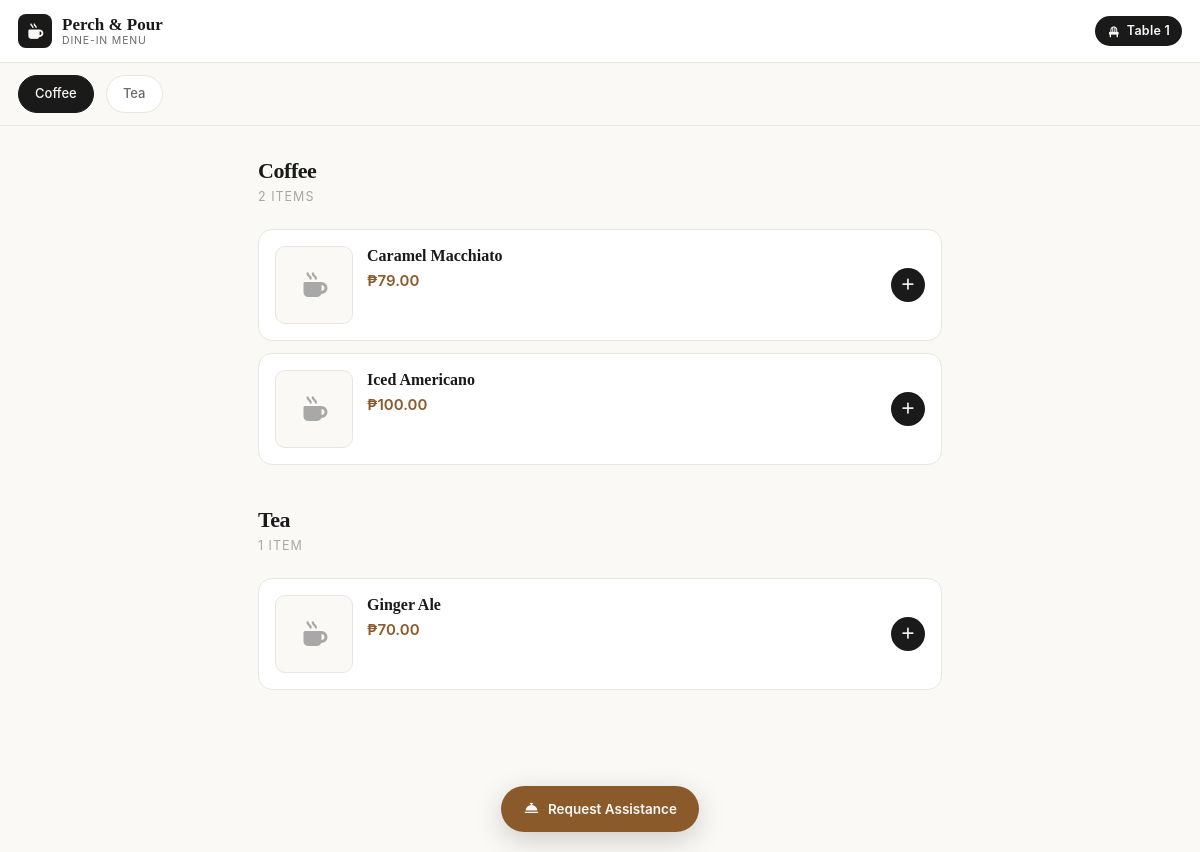
Screenshot of /qrcode.php?table=TABLE-5106BE6AA861 with the database file from the repository.
### tables this page shows
CREATE TABLE `tables` (
  `table_id` int(11) NOT NULL,
  `table_number` varchar(20) NOT NULL,
  `qr_code` varchar(64) NOT NULL,
  `created_at` timestamp NOT NULL DEFAULT current_timestamp()
);

CREATE TABLE `menu_items` (
  `item_id` int(11) NOT NULL,
  `item_name` varchar(100) NOT NULL,
  `category` enum('Coffee','Tea','Soda','Fruit Juice','Milk') NOT NULL,
  `price` decimal(8,2) NOT NULL,
  `image` varchar(255) DEFAULT NULL,
  `is_available` tinyint(1) NOT NULL DEFAULT 1,
  `has_size` tinyint(1) NOT NULL DEFAULT 0,
  `has_sweetness` tinyint(1) NOT NULL DEFAULT 0,
  `has_milk_type` tinyint(1) NOT NULL DEFAULT 0,
  `has_addons` tinyint(1) NOT NULL DEFAULT 0,
  `created_at` timestamp NOT NULL DEFAULT current_timestamp(),
  `updated_at` timestamp NOT NULL DEFAULT current_timestamp() ON UPDATE current_timestamp()
);

### qrcode.php (the view, shortened to what this page needs)
<?php
include 'config/db_connect.php';
$tableToken = trim($_GET['table'] ?? '');
$stmt = mysqli_prepare($conn, "SELECT * FROM tables WHERE qr_code = ?");
mysqli_stmt_bind_param($stmt, "s", $tableToken);
mysqli_stmt_execute($stmt);
$res = mysqli_stmt_get_result($stmt);
$tableInfo = mysqli_fetch_assoc($res);
$menuByCategory = [];
if ($tableInfo) {
    $res = mysqli_query($conn, "SELECT * FROM menu_items WHERE is_available = 1 ORDER BY category ASC, item_name ASC");
    while ($row = mysqli_fetch_assoc($res)) {
        $menuByCategory[$row['category']][] = $row;
    }
}
?>
<!DOCTYPE html>
<html lang="en">
<head>
<link rel="stylesheet" href="vendor/bootstrap-5.3.8/css/bootstrap.min.css">
<link rel="stylesheet" href="vendor/fontawesome-free-7.3.1/css/all.min.css">
</head>
<body>
<?php if (!$tableInfo): ?>
    <div class="error-state">
        <i class="fa-solid fa-triangle-exclamation"></i>
        <h2>Invalid table QR</h2>
        <p>The QR code you scanned is not recognized. Please ask a staff member for help.</p>
        <a href="qrcode.php" class="btn-back">
            <i class="fa-solid fa-qrcode"></i>
            Scan Again
        </a>
    </div>
<?php else: ?>
    <div class="cust-topbar">
        <div class="cust-brand">
            <div class="mark"><i class="fa-solid fa-mug-hot"></i></div>
            <div class="name">
                Perch &amp; Pour
                <small>Dine-in Menu</small>
            </div>
        </div>
        <div class="table-chip">
            <i class="fa-solid fa-chair"></i>
            Table <?= htmlspecialchars($tableInfo['table_number']) ?>
        </div>
    </div>
    <?php if (empty($menuByCategory)): ?>
        <div class="error-state">
            <i class="fa-solid fa-mug-hot"></i>
            <h2>Menu not ready</h2>
            <p>Our menu is not available at the moment. Please call a staff member for assistance.</p>
        </div>
    <?php else: ?>
        <?php $categories = array_keys($menuByCategory); ?>
        <nav class="cat-nav" id="catNav">
            <?php foreach ($categories as $i => $cat): ?>
                <a href="#cat-<?= $i ?>"
                   class="<?= $i === 0 ? 'active' : '' ?>"
                   onclick="setActive(this)">
                    <?= htmlspecialchars($cat) ?>
                </a>
            <?php endforeach; ?>
        </nav>
        <div class="menu-section">
            <?php foreach ($categories as $i => $cat): ?>
                <div class="cat-block" id="cat-<?= $i ?>">
                    <h2 class="cat-heading"><?= htmlspecialchars($cat) ?></h2>
                    <div class="cat-sub"><?= count($menuByCategory[$cat]) ?> item<?= count($menuByCategory[$cat]) === 1 ? '' : 's' ?></div>
                    <?php foreach ($menuByCategory[$cat] as $item): ?>
                        <div class="menu-item">
                            <div class="menu-thumb">
                                <?php if (!empty($item['image']) && file_exists($item['image'])): ?>
                                    <img src="<?= htmlspecialchars($item['image']) ?>" alt="<?= htmlspecialchars($item['item_name']) ?>">
                                <?php else: ?>
                                    <i class="fa-solid fa-mug-hot"></i>
                                <?php endif; ?>
                            </div>
                            <div class="menu-body">
                                <div class="name"><?= htmlspecialchars($item['item_name']) ?></div>
                                <div class="price">₱<?= number_format($item['price'], 2) ?></div>
                            </div>
                            <div class="menu-action">
                                <i class="fa-solid fa-plus"></i>
                            </div>
                        </div>
                    <?php endforeach; ?>
                </div>
            <?php endforeach; ?>
        </div>
        <div class="floating-bar">
            <button type="button" class="float-btn gold" onclick="alert('Request Assistance — coming soon!')">
                <i class="fa-solid fa-bell-concierge"></i>
                Request Assistance
            </button>
        </div>
    <?php endif; ?>
<?php endif; ?>
</body>
</html>

### qrcode.php (style rules this page uses)
:root { --paper: #faf9f6; --ink: #1a1a1a; --ink-2: #6b6b6b; --ink-3: #a8a8a8; --line: #e8e6e1; --accent: #8b5a2b; }
* { -webkit-font-smoothing: antialiased; -moz-osx-font-smoothing: grayscale; }
html, body { background: var(--paper); color: var(--ink); font-family: -apple-system, BlinkMacSystemFont, "Segoe UI", Roboto, "Helvetica Neue", Arial, sans-serif; font-size: 15px; margin: 0; padding: 0; min-height: 100vh; }
h1, h2, h3 { font-family: Georgia, 'Times New Roman', serif; }
.cust-topbar { background: #fff; border-bottom: 1px solid var(--line); padding: 14px 18px; display: flex; align-items: center; justify-content: space-between; gap: 12px; position: sticky; top: 0; z-index: 40; }
.cust-brand { display: flex; align-items: center; gap: 10px; text-decoration: none; color: var(--ink); }
.cust-brand .mark { width: 34px; height: 34px; border-radius: 8px; background: var(--ink); color: var(--paper); display: flex; align-items: center; justify-content: center; font-size: 15px; flex-shrink: 0; }
.cust-brand .name { font-family: Georgia, serif; font-weight: 700; font-size: 17px; line-height: 1.1; }
.cust-brand .name small { display: block; font-family: -apple-system, sans-serif; font-size: 10.5px; color: var(--ink-2); font-weight: 400; text-transform: uppercase; letter-spacing: 0.08em; }
.table-chip { display: inline-flex; align-items: center; gap: 6px; background: var(--ink); color: var(--paper); padding: 6px 12px; border-radius: 20px; font-size: 12.5px; font-weight: 600; letter-spacing: 0.02em; }
.table-chip i { font-size: 11px; }
.cat-nav { position: sticky; top: 63px; background: var(--paper); z-index: 30; border-bottom: 1px solid var(--line); overflow-x: auto; white-space: nowrap; padding: 12px 18px; scrollbar-width: none; }
.cat-nav a { display: inline-block; padding: 8px 16px; margin-right: 8px; border-radius: 20px; background: #fff; border: 1px solid var(--line); color: var(--ink-2); font-size: 13px; font-weight: 500; text-decoration: none; transition: all 0.15s; }
.cat-nav a:hover, .cat-nav a.active { background: var(--ink); color: var(--paper); border-color: var(--ink); }
.menu-section { padding: 32px 18px 120px; max-width: 720px; margin: 0 auto; }
.cat-heading { font-family: Georgia, serif; font-size: 22px; font-weight: 700; margin: 0 0 4px; letter-spacing: -0.02em; }
.cat-sub { font-size: 12.5px; color: var(--ink-3); text-transform: uppercase; letter-spacing: 0.08em; margin-bottom: 22px; }
.cat-block { margin-bottom: 42px; }
.menu-item { display: flex; gap: 14px; padding: 16px; background: #fff; border: 1px solid var(--line); border-radius: 14px; margin-bottom: 12px; transition: box-shadow 0.15s, transform 0.15s; cursor: pointer; }
.menu-thumb { width: 78px; height: 78px; border-radius: 10px; background: var(--paper); border: 1px solid var(--line); flex-shrink: 0; overflow: hidden; display: flex; align-items: center; justify-content: center; color: var(--ink-3); font-size: 24px; }
.menu-body { flex: 1; min-width: 0; }
.menu-body .name { font-family: Georgia, serif; font-size: 16px; font-weight: 700; margin: 0 0 4px; line-height: 1.25; }
.menu-body .price { font-size: 15px; font-weight: 600; color: var(--accent); margin-bottom: 6px; }
.menu-action { display: flex; align-items: center; justify-content: center; width: 34px; height: 34px; border-radius: 50%; background: var(--ink); color: var(--paper); flex-shrink: 0; align-self: center; font-size: 13px; }
.floating-bar { position: fixed; bottom: 20px; left: 0; right: 0; display: flex; justify-content: center; gap: 10px; padding: 0 20px; z-index: 50; pointer-events: none; }
.floating-bar > * { pointer-events: auto; }
.float-btn { display: inline-flex; align-items: center; gap: 8px; background: var(--ink); color: var(--paper); border: none; border-radius: 28px; padding: 13px 22px; font-size: 13.5px; font-weight: 600; box-shadow: 0 8px 28px rgba(0,0,0,0.18); cursor: pointer; transition: transform 0.15s, background 0.15s; }
.float-btn.gold { background: var(--accent); }

### rows the page displays
tables: table_number "1"
menu_items: item_name "Caramel Macchiato", price "79.00"
menu_items: item_name "Iced Americano", price "100.00"
menu_items: item_name "Ginger Ale", price "70.00"

### other values shown
$cat "Coffee"
$cat "Tea"
count($menuByCategory[$cat]) "2"
count($menuByCategory[$cat]) "1"
